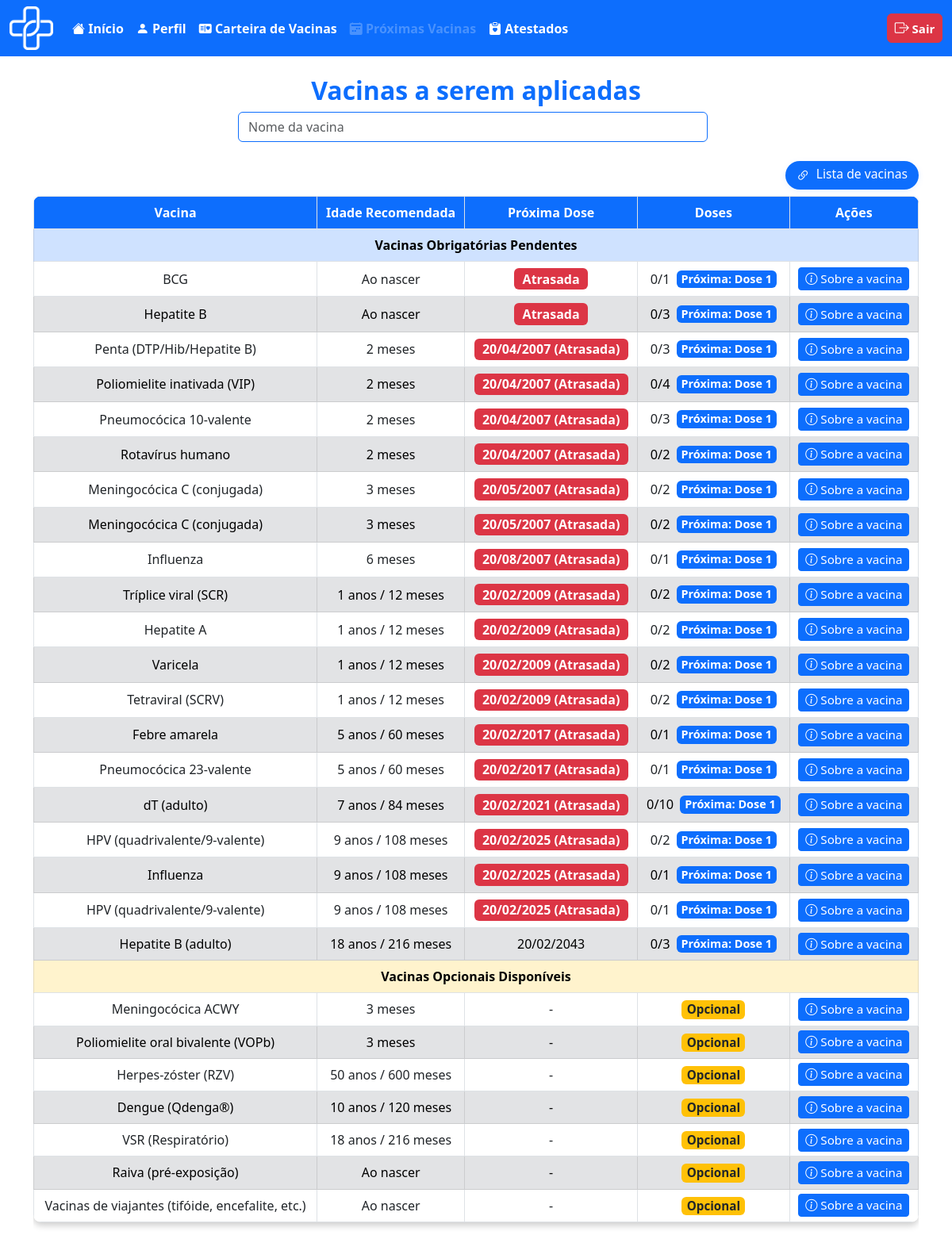
Page /usuario/proxima_vac.php (signed in) on the committed database.
### tables this page shows
CREATE TABLE `vacina` (
  `id_vaci` int(11) NOT NULL,
  `nome_vaci` varchar(100) NOT NULL,
  `fabri_vaci` varchar(100) NOT NULL,
  `lote_vaci` varchar(50) NOT NULL,
  `via_adimicao` varchar(50) NOT NULL,
  `n_dose` int(1) NOT NULL,
  `intervalo_dose` int(11) NOT NULL,
  `idade_meses_reco` smallint(6) DEFAULT NULL,
  `idade_anos_reco` smallint(6) DEFAULT NULL,
  `estoque` int(11) NOT NULL,
  `id_calendario` int(11) DEFAULT NULL
);

CREATE TABLE `calendario_vacinal` (
  `id_calendario` int(11) NOT NULL,
  `nome_vacina` varchar(100) NOT NULL,
  `doses_obrigatorias` varchar(255) NOT NULL,
  `doses_recomendadas` varchar(255) DEFAULT NULL,
  `sus` tinyint(1) NOT NULL DEFAULT 0,
  `grupo_indicado` varchar(100) DEFAULT 'Geral'
);

### usuario/proxima_vac.php (the view, shortened to what this page needs)
<?php
require_once '../outros/db_connect.php';
function calcular_proxima_dose($vacina, $aplicada, $idade_meses_usuario, $data_nascimento) {
    $doses_tomadas = $aplicada && isset($aplicada['doses_tomadas']) ? intval($aplicada['doses_tomadas']) : 0;
    $idade_anos_reco = isset($vacina['idade_anos_reco']) ? intval($vacina['idade_anos_reco']) : 0;
    $idade_meses_reco = isset($vacina['idade_meses_reco']) ? intval($vacina['idade_meses_reco']) : 0;
    $idade_recomendada_meses = $idade_anos_reco * 12 + $idade_meses_reco;
    $calcularData = function($data_nascimento, $anos, $meses) {
        $dt = new DateTime($data_nascimento);
        if ($anos > 0) $dt->add(new DateInterval('P' . $anos . 'Y'));
        if ($meses > 0) $dt->add(new DateInterval('P' . $meses . 'M'));
        return $dt->format('d/m/Y');
    };
    if ($doses_tomadas == 0) {
        if ($idade_anos_reco === 0 && $idade_meses_reco === 0) {
            if ($idade_meses_usuario > 0) {
                return ['Atrasada', true];
            }
            return ['Ao nascer', false];
        }
        if ($idade_meses_usuario >= $idade_recomendada_meses) {
            $data_prevista = $calcularData($data_nascimento, $idade_anos_reco, $idade_meses_reco);
            return [$data_prevista . ' (Atrasada)', true];
        } else {
            $data_prevista = $calcularData($data_nascimento, $idade_anos_reco, $idade_meses_reco);
            return [$data_prevista, false];
        }
    }
}
$user_id = $_SESSION['id_usuario'];
$query_user = "SELECT naci_usuario, genero_usuario FROM usuario WHERE id_usuario = ?";
$stmt_user = $conn->prepare($query_user);
$stmt_user->bind_param("i", $user_id);
$stmt_user->execute();
$result_user = $stmt_user->get_result();
$user_data = $result_user->fetch_assoc();
$vacinas_obrigatorias_pendentes = [];
$vacinas_opcionais_nao_tomadas = [];
if ($user_data) {
    $data_nascimento = $user_data['naci_usuario'];
    $genero_usuario = $user_data['genero_usuario'];
    $dt_nasc = new DateTime($data_nascimento);
    $dt_hoje = new DateTime();
    $idade_meses_usuario = $dt_hoje->diff($dt_nasc)->y * 12 + $dt_hoje->diff($dt_nasc)->m;
    $sql_vacinas = "SELECT v.*, c.sus, c.nome_vacina, c.doses_obrigatorias, c.doses_recomendadas
                    FROM vacina v
                    LEFT JOIN calendario_vacinal c ON v.id_calendario = c.id_calendario";
    $result_vacinas = $conn->query($sql_vacinas);
    $vacinas_fisicas = [];
    while ($row = $result_vacinas->fetch_assoc()) {
        $vacinas_fisicas[$row['id_vaci']] = $row;
    }
    $vacinas_aplicadas = [];
    $pesquisa = '';
    foreach ($vacinas_fisicas as $id_vaci => $vacina) {
        if ($vacina['sus'] != 1) continue;
        $n_obrig = isset($vacina['n_dose']) ? intval($vacina['n_dose']) : 0;
        if (stripos($vacina['nome_vacina'], 'gestante') !== false && $genero_usuario !== 'F') continue;
        $doses_tomadas = isset($vacinas_aplicadas[$id_vaci]) ? $vacinas_aplicadas[$id_vaci]['doses_tomadas'] : 0;
        if ($doses_tomadas < $n_obrig) {
            if ($pesquisa === '' || stripos($vacina['nome_vacina'], $pesquisa) !== false) {
                $vacina['doses_tomadas'] = $doses_tomadas;
                $vacina['n_obrig'] = $n_obrig;
                $vacinas_obrigatorias_pendentes[] = $vacina;
            }
        }
    }
    foreach ($vacinas_fisicas as $id_vaci => $vacina) {
        if ($vacina['sus'] != 0) continue;
        if (empty($vacinas_aplicadas[$id_vaci])) {
            if ($pesquisa === '' || stripos($vacina['nome_vacina'], $pesquisa) !== false) {
                $vacinas_opcionais_nao_tomadas[] = $vacina;
            }
        }
    }
}
    ?>
<!DOCTYPE html>
<html lang="pt-BR">
<head>
    <link href="https://cdn.jsdelivr.net/npm/bootstrap@5.3.0/dist/css/bootstrap.min.css" rel="stylesheet">
    <link href="https://cdn.jsdelivr.net/npm/bootstrap-icons/font/bootstrap-icons.css" rel="stylesheet">
</head>
<body>
    <nav class="navbar navbar-expand-lg bg-primary" data-bs-theme="dark">
        <div class="container-fluid">
            <div class="d-flex align-items-center">
                <img src="../img/logo_vetor.png" alt="Logo DigitalVac" width="55" height="55" class="me-3">
            </div>
            <div class="collapse navbar-collapse" id="navbarNavAltMarkup">
                <div class="navbar-nav">
                    <a class="nav-link active fs-6 fw-bold" href="telainicioU.php">
                        <i class="bi bi-house-fill"></i> Início
                    </a>
                    <a class="nav-link active fs-6 fw-bold" href="perfilU.php">
                        <i class="bi bi-person-fill"></i> Perfil
                    </a>
                    <a class="nav-link active fs-6 fw-bold" href="carteira_vac.php">
                        <i class="bi bi-postcard-heart-fill"></i> Carteira de Vacinas
                    </a>
                    <a class="nav-link disabled fs-6 fw-bold" aria-disabled="true" href="proxima_vac.php">
                        <i class="bi bi-calendar2-week-fill"></i> Próximas Vacinas
                    </a>
                    <a class="nav-link active fs-6 fw-bold" href="atestado_medico.php">
                        <i class="bi bi-clipboard-heart-fill"></i> Atestados
                    </a>
                </div>
                <ul class="navbar-nav ms-auto">
                    <li class="nav-item">
                        <a class="btn btn-danger fw-bold px-2 py-1" style="font-size: 15px; min-width: 70px;"
                            href="../outros/sair.php">
                            <i class="bi bi-box-arrow-right" style="font-size: 18px;"></i> Sair
                        </a>
                    </li>
                </ul>
            </div>
        </div>
    </nav>
    <div class="container mt-4">
        <h2 class="text-center text-primary fw-bold">Vacinas a serem aplicadas</h2>
        <div class="w-100 d-flex justify-content-center">
            <form class="d-flex position-relative" role="search" id="form-pesquisa-proxima-vacina"
                style="max-width:600px; width:100%;">
                <input class="form-control me-2 border border-primary" type="search" placeholder="Nome da vacina"
                    aria-label="Pesquisar" id="pesquisa-proxima-vacina" autocomplete="off" maxlength="50"
                    pattern="[A-Za-zÀ-ÿ\s]+">
            </form>
        </div>
        <br>
        <div class="d-flex justify-content-end align-items-center mb-2" style="width:100%;">
            <a href="https://www.gov.br/saude/pt-br/vacinacao/calendario" target="_blank" class="custom-vac-link">
                <i class="bi bi-link-45deg me-1"></i> Lista de vacinas
            </a>
        </div>
        <div class="table-responsive d-flex justify-content-center" id="tabela-proxima-vacina">
            <div style="width: 100%;">
                <table class="table table-bordered text-center w-100 mx-auto">
                    <thead>
                        <tr>
                            <th>Vacina</th>
                            <th>Idade Recomendada</th>
                            <th>Próxima Dose</th>
                            <th>Doses</th>
                            <th>Ações</th>
                        </tr>
                    </thead>
                    <tbody>
                        <tr>
                            <th colspan="5" class="table-primary text-center">Vacinas Obrigatórias Pendentes</th>
                        </tr>
                        <?php if (!empty($vacinas_obrigatorias_pendentes)): ?>
                            <?php
                            usort($vacinas_obrigatorias_pendentes, function($a, $b) use ($vacinas_aplicadas, $idade_meses_usuario, $data_nascimento) {
                                $aplicadaA = isset($vacinas_aplicadas[$a['id_vaci']]) ? $vacinas_aplicadas[$a['id_vaci']] : null;
                                $aplicadaB = isset($vacinas_aplicadas[$b['id_vaci']]) ? $vacinas_aplicadas[$b['id_vaci']] : null;
                                list($dataA, ) = calcular_proxima_dose($a, $aplicadaA, $idade_meses_usuario, $data_nascimento);
                                list($dataB, ) = calcular_proxima_dose($b, $aplicadaB, $idade_meses_usuario, $data_nascimento);
                                $dataA = preg_replace('/ \(Atrasada\)$/', '', $dataA);
                                $dataB = preg_replace('/ \(Atrasada\)$/', '', $dataB);
                                if ($dataA === 'Ao nascer') return -1;
                                if ($dataB === 'Ao nascer') return 1;
                                if ($dataA === '-') return 1;
                                if ($dataB === '-') return -1;
                                $tsA = strtotime(str_replace('/', '-', $dataA));
                                $tsB = strtotime(str_replace('/', '-', $dataB));
                                return $tsA <=> $tsB;
                            });
                            $rowIndex = 0;
                            foreach ($vacinas_obrigatorias_pendentes as $vacina):
                                $rowClass = ($rowIndex === 0) ? 'bg-white' : (($rowIndex % 2 === 1) ? 'table-secondary' : 'bg-white');
                                $proxima_dose = $vacina['doses_tomadas'] + 1;
                                $aplicada = isset($vacinas_aplicadas[$vacina['id_vaci']]) ? $vacinas_aplicadas[$vacina['id_vaci']] : null;
                                list($proxima_dose_valor, $atrasada) = calcular_proxima_dose($vacina, $aplicada, $idade_meses_usuario, $data_nascimento);
                                ?>
                                <tr class="<?php echo $rowClass; ?>" style="height:38px;">
                                    <td style="vertical-align:middle;"><?= htmlspecialchars($vacina['nome_vacina']) ?></td>
                                    <td style="vertical-align:middle; text-align:center;">
                                        <?php
                                            $idade_meses = isset($vacina['idade_meses_reco']) ? intval($vacina['idade_meses_reco']) : 0;
                                            $idade_anos = isset($vacina['idade_anos_reco']) ? intval($vacina['idade_anos_reco']) : 0;
                                            $partes = [];
                                            if ($idade_anos > 0) $partes[] = $idade_anos . " anos";
                                            if ($idade_meses > 0) $partes[] = $idade_meses . " meses";
                                            if (empty($partes)) $partes[] = "Ao nascer";
                                            echo htmlspecialchars(implode(" / ", $partes));
                                        ?>
                                    </td>
                                    <td style="vertical-align:middle; text-align:center;">
                                        <?php if ($atrasada): ?>
                                            <span class="badge bg-danger" style="font-size:1em;">
                                                <?= htmlspecialchars($proxima_dose_valor) ?>
                                            </span>
                                        <?php else: ?>
                                            <?= htmlspecialchars($proxima_dose_valor) ?>
                                        <?php endif; ?>
                                    </td>
                                    <td style="vertical-align:middle; text-align:center;">
                                        <div
                                            style="display:flex; flex-direction:row; align-items:center; justify-content:center; gap:8px; height:100%;">
                                            <span
                                                style="font-size:1.02em;"><?= $vacina['doses_tomadas'] . "/" . $vacina['n_obrig'] ?></span>
                                            <span class="badge bg-primary"
                                                style="font-size:0.90em; min-width:80px; padding:4px 6px;">
                                                Próxima: Dose <?= $proxima_dose ?>
                                            </span>
                                        </div>
                                    </td>
                                    <td style="vertical-align:middle; text-align:center; padding-top:4px; padding-bottom:4px;">
                                        <a href="ver_vacinaU.php?id_vaci=<?= urlencode($vacina['id_vaci']) ?>"
                                            class="btn btn-primary btn-sm" style="padding:2px 8px; font-size:0.95em;">
                                            <i class="bi bi-info-circle"></i> Sobre a vacina
                                        </a>
                                    </td>
                                </tr>
                                <?php $rowIndex++; endforeach; ?>
                        <?php endif; ?>
                        <tr>
                            <th colspan="5" class="table-warning text-center">Vacinas Opcionais Disponíveis</th>
                        </tr>
                        <?php if (!empty($vacinas_opcionais_nao_tomadas)): ?>
                            <?php
                            $rowIndex = 0;
                            foreach ($vacinas_opcionais_nao_tomadas as $vacina):
                                $rowClass = ($rowIndex === 0) ? 'bg-white' : (($rowIndex % 2 === 1) ? 'table-secondary' : 'bg-white');
                                ?>
                                <tr class="<?php echo $rowClass; ?>" style="height:38px;">
                                    <td style="vertical-align:middle;"><?= htmlspecialchars($vacina['nome_vacina']) ?></td>
                                    <td style="vertical-align:middle; text-align:center;">
                                        <?php
                                            $idade_meses = isset($vacina['idade_meses_reco']) ? intval($vacina['idade_meses_reco']) : 0;
                                            $idade_anos = isset($vacina['idade_anos_reco']) ? intval($vacina['idade_anos_reco']) : 0;
                                            $partes = [];
                                            if ($idade_anos > 0) $partes[] = $idade_anos . " anos";
                                            if ($idade_meses > 0) $partes[] = $idade_meses . " meses";
                                            if (empty($partes)) $partes[] = "Ao nascer";
                                            echo htmlspecialchars(implode(" / ", $partes));
                                        ?>
                                    </td>
                                    <td style="vertical-align:middle; text-align:center;">-</td>
                                    <td style="vertical-align:middle; text-align:center;">
                                        <span class="badge bg-warning text-dark" style="font-size:0.95em; min-width:80px; padding:4px 6px;">
                                            Opcional
                                        </span>
                                    </td>
                                    <td style="vertical-align:middle; text-align:center; padding-top:4px; padding-bottom:4px;">
                                        <a href="ver_vacinaU.php?id_vaci=<?= urlencode($vacina['id_vaci']) ?>"
                                            class="btn btn-primary btn-sm" style="padding:2px 8px; font-size:0.95em;">
                                            <i class="bi bi-info-circle"></i> Sobre a vacina
                                        </a>
                                    </td>
                                </tr>
                                <?php $rowIndex++; endforeach; ?>
                        <?php endif; ?>
                    </tbody>
                </table>
            </div>
        </div>
    </div>
</body>
</html>

### rows in the picture
vacina: id_calendario.nome_vacina "BCG", partes "Ao nascer", proxima_dose_valor "Atrasada", doses_tomadas "0", n_obrig "1", proxima_dose "1"
vacina: id_calendario.nome_vacina "Hepatite B", partes "Ao nascer", proxima_dose_valor "Atrasada", doses_tomadas "0", n_dose "3", proxima_dose "1"
vacina: id_calendario.nome_vacina "Penta (DTP/Hib/Hepatite B)", partes "2 meses", proxima_dose_valor "20/04/2007 (Atrasada)", idade_anos_reco "0", n_dose "3", idade_anos_reco "1"
vacina: id_calendario.nome_vacina "Poliomielite inativada (VIP)", partes "2 meses", proxima_dose_valor "20/04/2007 (Atrasada)", idade_anos_reco "0", n_dose "4", idade_anos_reco "1"
vacina: id_calendario.nome_vacina "Pneumocócica 10-valente", partes "2 meses", proxima_dose_valor "20/04/2007 (Atrasada)", idade_anos_reco "0", n_dose "3", idade_anos_reco "1"
vacina: id_calendario.nome_vacina "Rotavírus humano", partes "2 meses", proxima_dose_valor "20/04/2007 (Atrasada)", idade_anos_reco "0", n_dose "2", idade_anos_reco "1"
vacina: id_calendario.nome_vacina "Meningocócica C (conjugada)", partes "3 meses", proxima_dose_valor "20/05/2007 (Atrasada)", idade_anos_reco "0", n_dose "2", idade_anos_reco "1"
vacina: id_calendario.nome_vacina "Meningocócica C (conjugada)", partes "3 meses", proxima_dose_valor "20/05/2007 (Atrasada)", idade_anos_reco "0", n_dose "2", idade_anos_reco "1"
vacina: id_calendario.nome_vacina "Influenza", partes "6 meses", proxima_dose_valor "20/08/2007 (Atrasada)", idade_anos_reco "0", n_dose "1", idade_anos_reco "1"
vacina: id_calendario.nome_vacina "Tríplice viral (SCR)", partes "1 anos / 12 meses", proxima_dose_valor "20/02/2009 (Atrasada)", doses_tomadas "0", n_dose "2", proxima_dose "1"
vacina: id_calendario.nome_vacina "Hepatite A", partes "1 anos / 12 meses", proxima_dose_valor "20/02/2009 (Atrasada)", doses_tomadas "0", n_dose "2", proxima_dose "1"
vacina: id_calendario.nome_vacina "Varicela", partes "1 anos / 12 meses", proxima_dose_valor "20/02/2009 (Atrasada)", doses_tomadas "0", n_dose "2", proxima_dose "1"
vacina: id_calendario.nome_vacina "Tetraviral (SCRV)", partes "1 anos / 12 meses", proxima_dose_valor "20/02/2009 (Atrasada)", doses_tomadas "0", n_dose "2", proxima_dose "1"
vacina: id_calendario.nome_vacina "Febre amarela", partes "5 anos / 60 meses", proxima_dose_valor "20/02/2017 (Atrasada)", intervalo_dose "0", n_dose "1", intervalo_dose "1"
vacina: id_calendario.nome_vacina "Pneumocócica 23-valente", partes "5 anos / 60 meses", proxima_dose_valor "20/02/2017 (Atrasada)", intervalo_dose "0", n_dose "1", intervalo_dose "1"
vacina: id_calendario.nome_vacina "dT (adulto)", partes "7 anos / 84 meses", proxima_dose_valor "20/02/2021 (Atrasada)", doses_tomadas "0", n_dose "10", proxima_dose "1"
vacina: id_calendario.nome_vacina "HPV (quadrivalente/9-valente)", partes "9 anos / 108 meses", proxima_dose_valor "20/02/2025 (Atrasada)", doses_tomadas "0", n_dose "2", proxima_dose "1"
vacina: id_calendario.nome_vacina "Influenza", partes "9 anos / 108 meses", proxima_dose_valor "20/02/2025 (Atrasada)", intervalo_dose "0", n_dose "1", intervalo_dose "1"
vacina: id_calendario.nome_vacina "HPV (quadrivalente/9-valente)", partes "9 anos / 108 meses", proxima_dose_valor "20/02/2025 (Atrasada)", intervalo_dose "0", n_dose "1", intervalo_dose "1"
vacina: id_calendario.nome_vacina "Hepatite B (adulto)", partes "18 anos / 216 meses", proxima_dose_valor "20/02/2043", doses_tomadas "0", n_dose "3", proxima_dose "1"
vacina: id_calendario.nome_vacina "Meningocócica ACWY", partes "3 meses"
vacina: id_calendario.nome_vacina "Poliomielite oral bivalente (VOPb)", partes "3 meses"
vacina: id_calendario.nome_vacina "Herpes-zóster (RZV)", partes "50 anos / 600 meses"
vacina: id_calendario.nome_vacina "Dengue (Qdenga®)", partes "10 anos / 120 meses"
vacina: id_calendario.nome_vacina "VSR (Respiratório)", partes "18 anos / 216 meses"
vacina: id_calendario.nome_vacina "Raiva (pré-exposição)", partes "Ao nascer"
vacina: id_calendario.nome_vacina "Vacinas de viajantes (tifóide, encefalite, etc.)", partes "Ao nascer"
